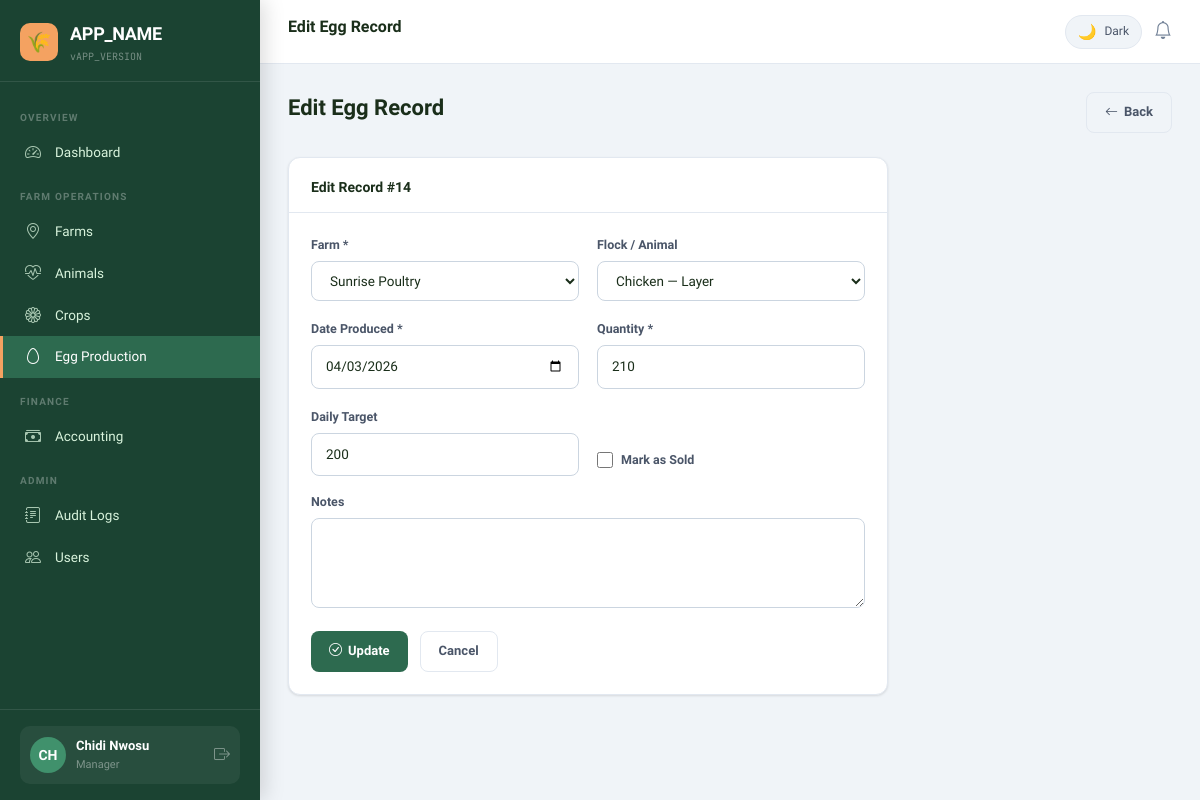
/modules/eggs/edit.php?id=14 (signed in), run on the app's committed database.
### tables this page shows
CREATE TABLE `egg_production` (
  `id`            INT UNSIGNED NOT NULL AUTO_INCREMENT,
  `farm_id`       INT UNSIGNED NOT NULL,
  `animal_id`     INT UNSIGNED DEFAULT NULL COMMENT 'Poultry flock reference',
  `date_produced` DATE NOT NULL,
  `quantity`      INT UNSIGNED NOT NULL COMMENT 'Number of eggs',
  `daily_target`  INT UNSIGNED DEFAULT NULL COMMENT 'Expected eggs for comparison',
  `sold`          TINYINT(1) NOT NULL DEFAULT 0,
  `price_sold`    DECIMAL(10,2) DEFAULT NULL COMMENT 'Revenue if eggs were sold',
  `notes`         TEXT DEFAULT NULL,
  `recorded_by`   INT UNSIGNED DEFAULT NULL COMMENT 'User who recorded this entry',
  `created_at`    TIMESTAMP NOT NULL DEFAULT CURRENT_TIMESTAMP,
  `updated_at`    TIMESTAMP NOT NULL DEFAULT CURRENT_TIMESTAMP ON UPDATE CURRENT_TIMESTAMP,
  PRIMARY KEY (`id`),
  INDEX `idx_egg_farm` (`farm_id`),
  INDEX `idx_egg_date` (`date_produced`),
  INDEX `idx_egg_animal` (`animal_id`),
  CONSTRAINT `fk_egg_farm`   FOREIGN KEY (`farm_id`)   REFERENCES `farms`   (`id`) ON DELETE CASCADE,
  CONSTRAINT `fk_egg_animal` FOREIGN KEY (`animal_id`) REFERENCES `animals` (`id`) ON DELETE SET NULL,
  CONSTRAINT `fk_egg_user`   FOREIGN KEY (`recorded_by`) REFERENCES `users` (`id`) ON DELETE SET NULL
);

CREATE TABLE `farms` (
  `id`         INT UNSIGNED NOT NULL AUTO_INCREMENT,
  `name`       VARCHAR(150) NOT NULL,
  `state`      VARCHAR(100) NOT NULL,
  `city`       VARCHAR(100) NOT NULL,
  `type`       ENUM('crop','livestock','mixed','poultry','aquaculture','orchard') NOT NULL DEFAULT 'mixed',
  `size`       DECIMAL(10,2) NOT NULL COMMENT 'Size in hectares',
  `created_at` TIMESTAMP NOT NULL DEFAULT CURRENT_TIMESTAMP,
  `updated_at` TIMESTAMP NOT NULL DEFAULT CURRENT_TIMESTAMP ON UPDATE CURRENT_TIMESTAMP,
  PRIMARY KEY (`id`),
  INDEX `idx_farms_state` (`state`),
  INDEX `idx_farms_type` (`type`)
);

CREATE TABLE `animals` (
  `id`            INT UNSIGNED NOT NULL AUTO_INCREMENT,
  `farm_id`       INT UNSIGNED NOT NULL,
  `type`          VARCHAR(100) NOT NULL COMMENT 'e.g. Cattle, Goat, Chicken, Pig',
  `breed`         VARCHAR(100) DEFAULT NULL,
  `quantity`      INT UNSIGNED NOT NULL DEFAULT 1,
  `birth_date`    DATE NOT NULL,
  `maturity_days` SMALLINT UNSIGNED NOT NULL COMMENT 'Days from birth to market-ready',
  `health_status` ENUM('healthy','sick','recovering','quarantined','deceased') NOT NULL DEFAULT 'healthy',
  `sold`          TINYINT(1) NOT NULL DEFAULT 0,
  `sold_date`     DATE DEFAULT NULL,
  `price_sold`    DECIMAL(12,2) DEFAULT NULL,
  `notes`         TEXT DEFAULT NULL,
  `created_at`    TIMESTAMP NOT NULL DEFAULT CURRENT_TIMESTAMP,
  `updated_at`    TIMESTAMP NOT NULL DEFAULT CURRENT_TIMESTAMP ON UPDATE CURRENT_TIMESTAMP,
  PRIMARY KEY (`id`),
  INDEX `idx_animals_farm` (`farm_id`),
  INDEX `idx_animals_sold` (`sold`),
  INDEX `idx_animals_health` (`health_status`),
  CONSTRAINT `fk_animals_farm` FOREIGN KEY (`farm_id`) REFERENCES `farms` (`id`) ON DELETE CASCADE
);

### core/db.php (called while the page is built, shortened)
<?php
class DB {
    private static ?PDO $instance = null;
    public static function getInstance(): PDO {
        if (self::$instance === null) {
            $dsn = sprintf(
                'mysql:host=%s;dbname=%s;charset=%s',
                DB_HOST, DB_NAME, DB_CHARSET
            );
            $options = [
                PDO::ATTR_ERRMODE            => PDO::ERRMODE_EXCEPTION,
                PDO::ATTR_DEFAULT_FETCH_MODE => PDO::FETCH_ASSOC,
                PDO::ATTR_EMULATE_PREPARES   => false,
            ];
            try {
                self::$instance = new PDO($dsn, DB_USER, DB_PASS, $options);
            } catch (PDOException $e) {
                error_log('DB Connection failed: ' . $e->getMessage());
                die(json_encode(['error' => 'Database connection failed. Please contact support.']));
            }
        }
        return self::$instance;
    }
    public static function query(string $sql, array $params = []): PDOStatement {
        $stmt = self::getInstance()->prepare($sql);
        $stmt->execute($params);
        return $stmt;
    }
    public static function row(string $sql, array $params = []): ?array {
        $row = self::query($sql, $params)->fetch();
        return $row ?: null;
    }
    public static function rows(string $sql, array $params = []): array {
        return self::query($sql, $params)->fetchAll();
    }
}

### core/rbac_logger_helpers.php (called while the page is built, shortened)
<?php
function e(string $str): string {
    return htmlspecialchars($str, ENT_QUOTES, 'UTF-8');
}

### modules/eggs/edit.php (the view, shortened to what this page needs)
<?php
require_once __DIR__ . '/../../core/db.php';
require_once __DIR__ . '/../../core/rbac_logger_helpers.php';
$id  = (int)($_GET['id'] ?? 0);
$rec = DB::row("SELECT * FROM egg_production WHERE id = ?", [$id]);
$farms   = DB::rows("SELECT id, name FROM farms ORDER BY name");
$animals = DB::rows("SELECT id, type, breed, farm_id FROM animals WHERE type IN ('Chicken','Duck','Turkey','Goose','Quail') AND sold = 0 ORDER BY type");
include __DIR__ . '/../../templates/header.php';
?>
<div class="ff-page-header">
  <div><h2 class="ff-page-title">Edit Egg Record</h2></div>
  <a href="index.php" class="ff-btn ff-btn-outline"><i class="bi bi-arrow-left"></i> Back</a>
</div>
<div class="ff-card" style="max-width:600px;">
  <div class="ff-card-header"><span class="ff-card-title">Edit Record #<?= $id ?></span></div>
  <div class="ff-card-body">
    <form method="POST">
      <div class="grid-2" style="gap:18px;">
        <div>
          <label class="ff-form-label">Farm *</label>
          <select name="farm_id" class="ff-form-control" required>
            <?php foreach ($farms as $f): ?>
            <?php if (RBAC::farmScope() && $f['id'] != RBAC::farmScope()) continue; ?>
            <option value="<?= $f['id'] ?>" <?= $rec['farm_id'] == $f['id'] ? 'selected' : '' ?>><?= e($f['name']) ?></option>
            <?php endforeach; ?>
          </select>
        </div>
        <div>
          <label class="ff-form-label">Flock / Animal</label>
          <select name="animal_id" class="ff-form-control">
            <?php foreach ($animals as $a): ?>
            <option value="<?= $a['id'] ?>" <?= $rec['animal_id'] == $a['id'] ? 'selected' : '' ?>><?= e($a['type']) ?><?= $a['breed'] ? ' — ' . e($a['breed']) : '' ?></option>
            <?php endforeach; ?>
          </select>
        </div>
        <div>
          <label class="ff-form-label">Date Produced *</label>
          <input type="date" name="date_produced" class="ff-form-control" required value="<?= e($rec['date_produced']) ?>">
        </div>
        <div>
          <label class="ff-form-label">Quantity *</label>
          <input type="number" name="quantity" class="ff-form-control" min="1" required value="<?= e($rec['quantity']) ?>">
        </div>
        <div>
          <label class="ff-form-label">Daily Target</label>
          <input type="number" name="daily_target" class="ff-form-control" value="<?= e($rec['daily_target'] ?? '') ?>">
        </div>
        <div style="display:flex;flex-direction:column;justify-content:flex-end;">
          <label class="ff-form-label" style="display:flex;align-items:center;gap:8px;cursor:pointer;">
            <input type="checkbox" name="sold" id="soldToggle" <?= $rec['sold'] ? 'checked' : '' ?>
                   onchange="document.getElementById('priceRow').style.display=this.checked?'block':'none'"
                   style="width:16px;height:16px;">
            Mark as Sold
          </label>
        </div>
      </div>
      <div class="mt-16">
        <label class="ff-form-label">Notes</label>
        <textarea name="notes" class="ff-form-control"><?= e($rec['notes'] ?? '') ?></textarea>
      </div>
      <div class="d-flex gap-12 mt-16">
        <button type="submit" class="ff-btn ff-btn-primary"><i class="bi bi-check-circle"></i> Update</button>
        <a href="index.php" class="ff-btn ff-btn-outline">Cancel</a>
      </div>
    </form>
  </div>
</div>
<?php include __DIR__ . '/../../templates/footer.php'; ?>

### assets/css/app.css (style rules this page uses)
:root { --ff-primary: 'Sora', sans-serif; --ff-mono: 'JetBrains Mono', monospace; --color-brand: #2d6a4f; --color-brand-light: #40916c; --color-brand-dark: #1b4332; --color-accent: #f4a261; --color-accent-dark: #e76f51; --bg-body: #f0f4f8; --bg-card: #ffffff; --bg-sidebar: #1b4332; --bg-sidebar-hover: #2d6a4f; --bg-header: #ffffff; --bg-input: #ffffff; --bg-table-alt: #f8fafb; --text-primary: #1a2e1a; --text-secondary: #4a5568; --text-muted: #718096; --text-sidebar: #d8f3dc; --text-sidebar-active: #ffffff; --text-on-brand: #ffffff; --border-color: #e2e8f0; --border-input: #cbd5e0; --shadow-card: 0 1px 3px rgba(0,0,0,.08), 0 1px 2px rgba(0,0,0,.04); --shadow-card-hover: 0 4px 16px rgba(0,0,0,.12); --shadow-sidebar: 4px 0 20px rgba(0,0,0,.15); --color-success: #38a169; --color-warning: #d69e2e; --color-danger: #e53e3e; --color-info: #3182ce; --radius-card: 12px; --radius-btn: 8px; --radius-input: 8px; --sidebar-width: 260px; --header-height: 64px; --transition: all 0.2s ease; }
*, *::before, *::after { box-sizing: border-box; margin: 0; padding: 0; }
html { scroll-behavior: smooth; }
body { font-family: var(--ff-primary); background: var(--bg-body); color: var(--text-primary); min-height: 100vh; transition: background 0.3s ease, color 0.3s ease; font-size: 14px; line-height: 1.6; }
h1, h2, h3, h4, h5, h6 { font-weight: 600; color: var(--text-primary); line-height: 1.3; }
a { color: var(--color-brand-light); text-decoration: none; }
.ff-page-header { display: flex; align-items: center; justify-content: space-between; margin-bottom: 24px; flex-wrap: wrap; gap: 12px; }
.ff-page-title { font-size: 22px; font-weight: 700; color: var(--text-primary); }
.ff-card { background: var(--bg-card); border: 1px solid var(--border-color); border-radius: var(--radius-card); box-shadow: var(--shadow-card); transition: box-shadow 0.2s ease, transform 0.2s ease; overflow: hidden; }
.ff-card-header { padding: 18px 22px 14px; border-bottom: 1px solid var(--border-color); display: flex; align-items: center; justify-content: space-between; gap: 12px; }
.ff-card-title { font-size: 14px; font-weight: 600; color: var(--text-primary); }
.ff-card-body { padding: 22px; }
.ff-form-label { font-size: 12.5px; font-weight: 600; color: var(--text-secondary); margin-bottom: 6px; display: block; }
.ff-form-control { width: 100%; padding: 10px 14px; border: 1px solid var(--border-input); border-radius: var(--radius-input); background: var(--bg-input); color: var(--text-primary); font-family: var(--ff-primary); font-size: 13.5px; transition: border-color 0.2s, box-shadow 0.2s; outline: none; }
.ff-form-control::placeholder { color: var(--text-muted); }
select.ff-form-control { cursor: pointer; }
textarea.ff-form-control { resize: vertical; min-height: 90px; }
.ff-btn { display: inline-flex; align-items: center; gap: 6px; padding: 9px 18px; border-radius: var(--radius-btn); font-family: var(--ff-primary); font-size: 13px; font-weight: 600; border: none; cursor: pointer; transition: var(--transition); text-decoration: none; white-space: nowrap; }
.ff-btn-primary { background: var(--color-brand); color: #fff; }
.ff-btn-outline { background: transparent; border: 1.5px solid var(--border-color); color: var(--text-secondary); }
.d-flex { display: flex; }
.gap-12 { gap: 12px; }
.mt-16 { margin-top: 16px; }
.grid-2 { display: grid; grid-template-columns: repeat(2, 1fr); gap: 20px; }

### data on the page
egg_production: farm_id "Sunrise Poultry", animal_id "Chicken — Layer", date_produced "04/03/2026", quantity "210", daily_target "200"

### other printed values
APP_NAME "APP_NAME"
APP_VERSION "APP_VERSION"
$initials "CH"
$user['name'] "Chidi Nwosu"
$user['role'] "Manager"
$pageTitle "Edit Egg Record"
$id "14"
